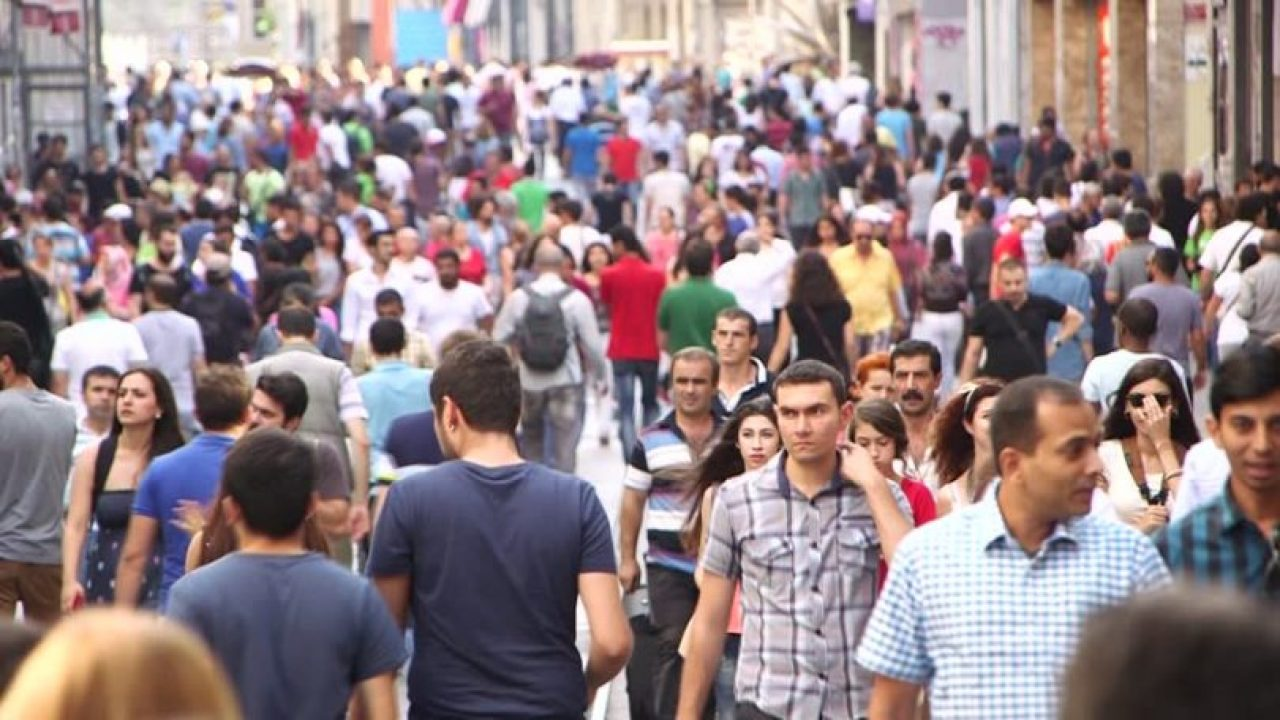
#> input picture b.jpg, 1280 x 720 px
$ python face_detect_cv3.py b.jpg   (older library calls are emulated)
#> lines starting #> are read from the running program, lines starting #| are printed output that depends on the picture; after the words box and inside, x2 and y2 are one past the last pixel; in counts of white or black regions, pixels touching at a corner belong together
import cv2
import sys

# Get user supplied values
imagePath = sys.argv[1]
faceCascade = cv2.CascadeClassifier(cv2.data.haarcascades + 'haarcascade_frontalface_default.xml')

# Read the image
image = cv2.imread(imagePath)
#> image is the input picture: shape (720, 1280, 3); mean B, G, R 131.9, 129, 145.8
gray = cv2.cvtColor(image, cv2.COLOR_BGR2GRAY)
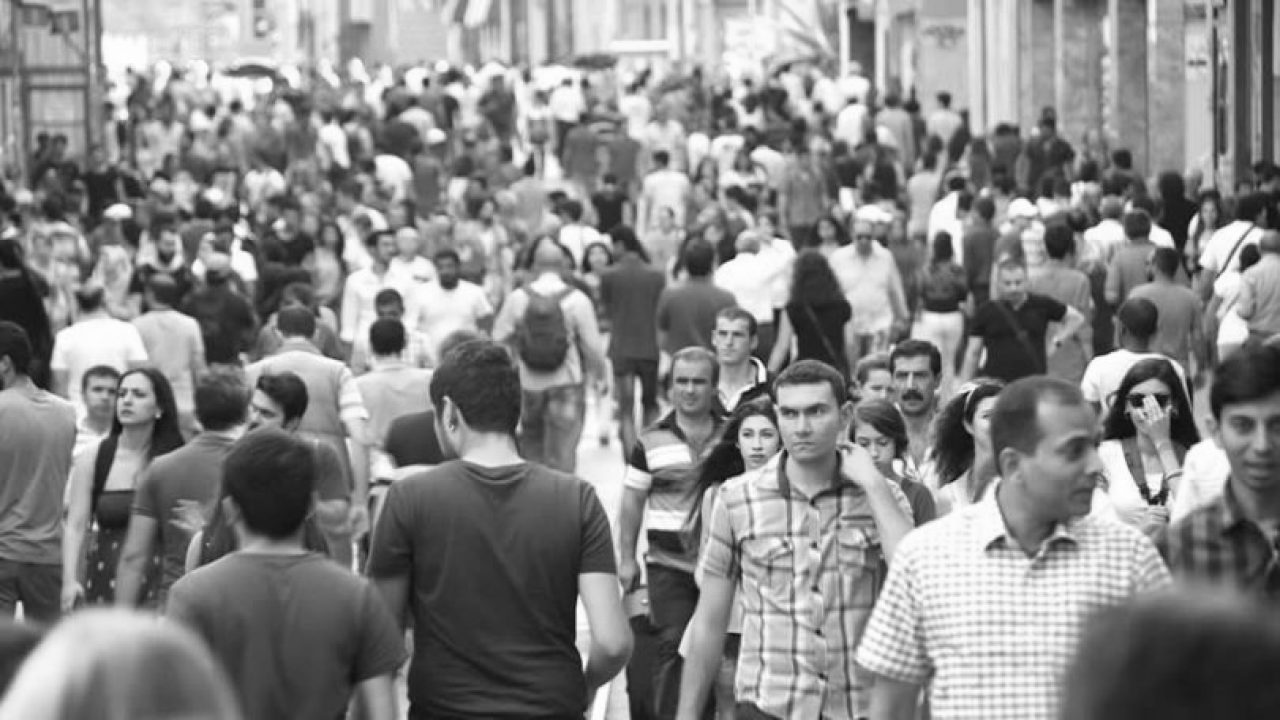
#> gray: shape (720, 1280); min 10, max 255, mean 134.4

# Detect faces in the image
faces = faceCascade.detectMultiScale(
    gray,
    scaleFactor=1.1,
    minNeighbors=3,
    minSize=(20, 20)
    #flags = cv2.CV_HAAR_SCALE_IMAGE
)
#> faces = 15 rows, first 6: [169, 172, 29, 29], [998, 270, 32, 32], [706, 316, 47, 47], [862, 372, 45, 45], [80, 373, 49, 49], [883, 355, 56, 56]

print("Found {0} faces!".format(len(faces)))
#| Found 15 faces!

# Draw a rectangle around the faces
for (x, y, w, h) in faces:
    cv2.rectangle(image, (x, y), (x+w, y+h), (0, 255, 0), 2)
#> this loop made 15 passes
#> (x, y, w, h) on passes 1 to 12: (169, 172, 29, 29), (998, 270, 32, 32), (706, 316, 47, 47), (862, 372, 45, 45), (80, 373, 49, 49), (883, 355, 56, 56), (664, 360, 54, 54), (104, 374, 51, 51), (730, 413, 55, 55), (847, 423, 53, 53), (767, 385, 73, 73), (835, 530, 54, 54)
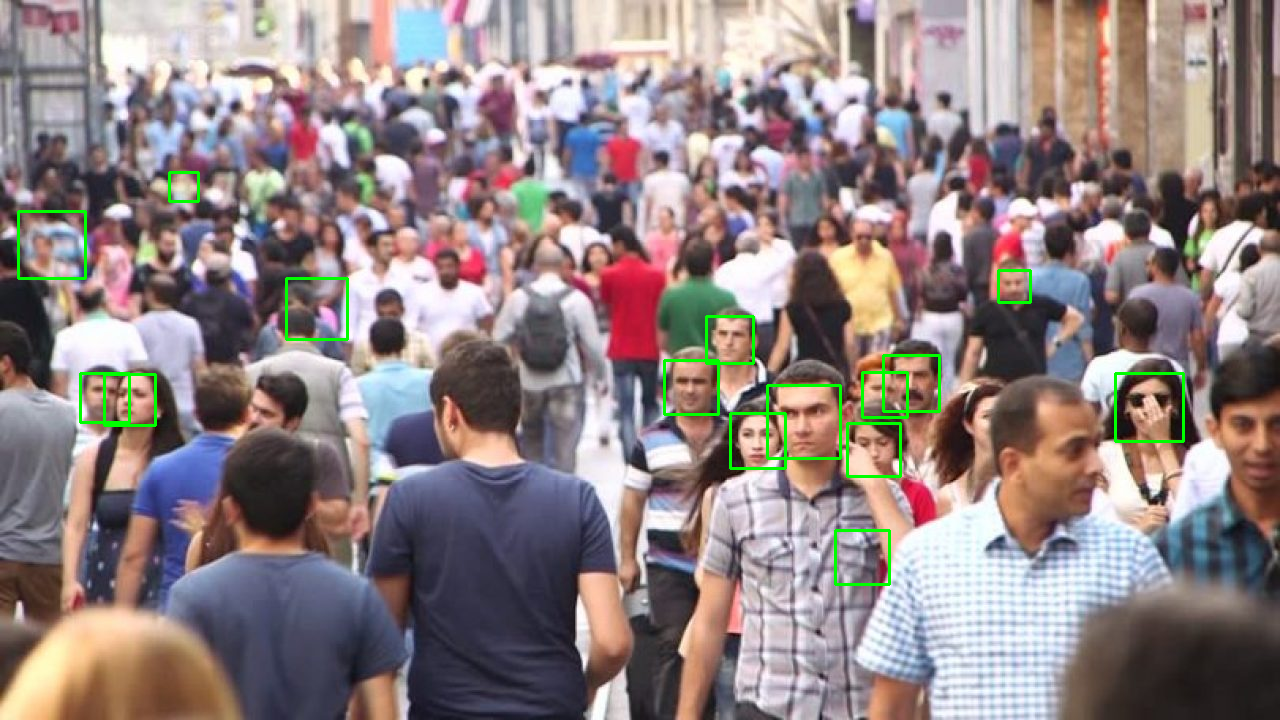
#> image: shape (720, 1280, 3); 1.01% of pixels changed, all inside (x1, y1, x2, y2) = (17, 171, 1185, 586)

cv2.imshow("Faces found", image)
cv2.waitKey(0)
